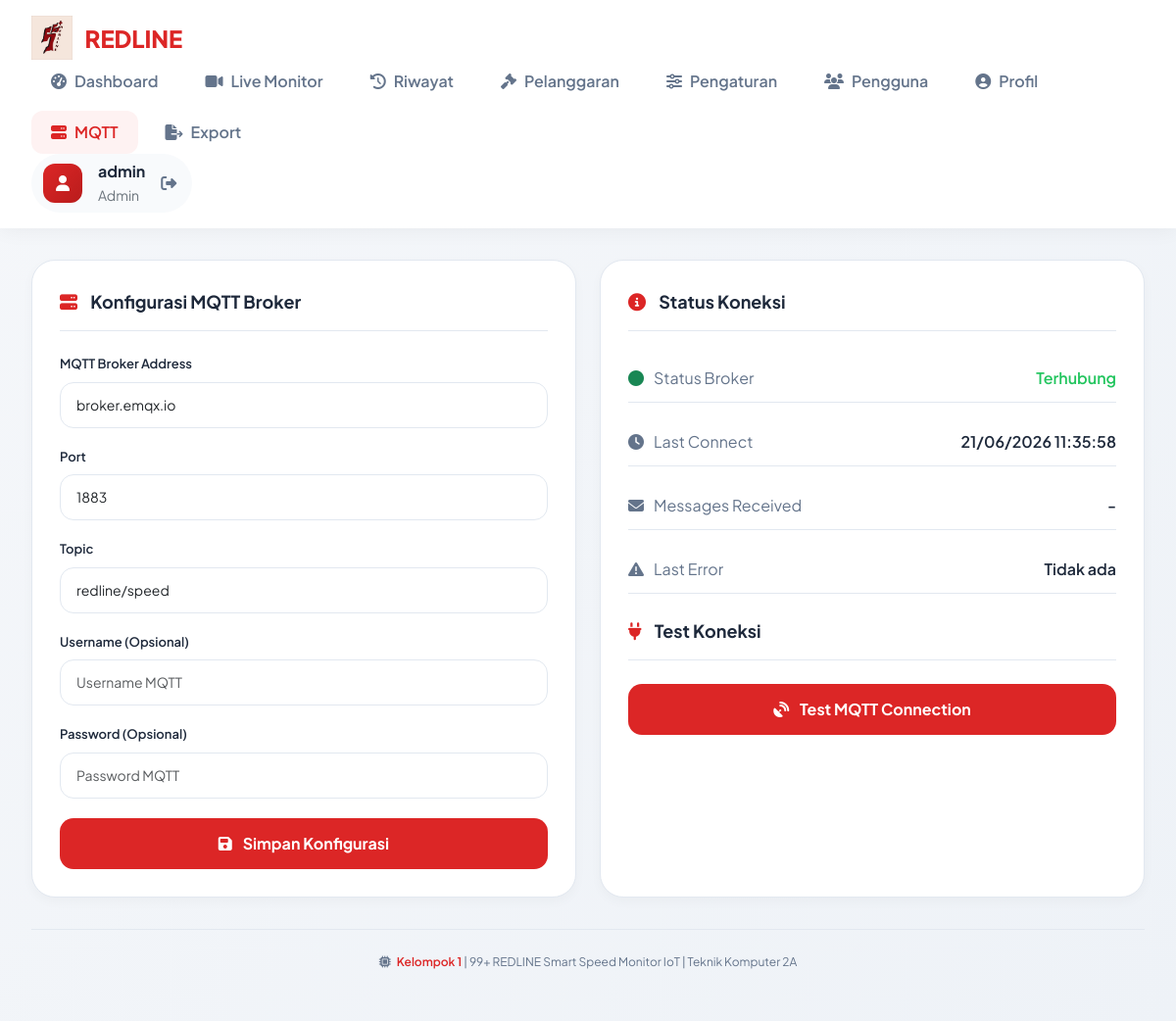
Screenshot of /pages/mqtt_config.php (signed in) with the database file from the repository.
### tables this page shows
CREATE TABLE `mqtt_config` (
  `id` int(11) NOT NULL AUTO_INCREMENT,
  `broker` varchar(150) DEFAULT 'broker.emqx.io',
  `port` int(11) DEFAULT 1883,
  `topic` varchar(100) DEFAULT 'redline/speed',
  `username` varchar(100) DEFAULT NULL,
  `password` varchar(100) DEFAULT NULL,
  PRIMARY KEY (`id`)
);

### pages/mqtt_config.php (the view, shortened to what this page needs)
<?php
include __DIR__ . '/../config/koneksi.php';
$user = $_SESSION['user'];
try {
    $stmt = $conn->query("SELECT * FROM mqtt_config ORDER BY id DESC LIMIT 1");
    $mqttConfig = $stmt->fetch(PDO::FETCH_ASSOC);
} catch (PDOException $e) {
    $mqttConfig = [
        'broker' => 'broker.emqx.io',
        'port' => 1883,
        'topic' => 'redline/speed',
        'username' => '',
        'password' => ''
    ];
}
?>
<!DOCTYPE html>
<html lang="id">
<head>
    <link href="https://cdn.jsdelivr.net/npm/bootstrap@5.3.0/dist/css/bootstrap.min.css" rel="stylesheet">
    <link rel="stylesheet" href="https://cdnjs.cloudflare.com/ajax/libs/font-awesome/6.4.0/css/all.min.css">
</head>
<body>
<nav class="navbar-top">
    <a href="dashboard.php" class="navbar-brand">
        <img src="../images/99+ REDLINE LOGO - ORI.png" alt="REDLINE" id="logoImg">
        <span class="logo-text">REDLINE</span>
    </a>
    <div class="navbar-menu">
        <a href="dashboard.php" class="nav-item"><i class="fas fa-tachometer-alt"></i> Dashboard</a>
        <a href="live-monitor.php" class="nav-item"><i class="fas fa-video"></i> Live Monitor</a>
        <a href="riwayat.php" class="nav-item"><i class="fas fa-history"></i> Riwayat</a>
        <a href="pelanggaran.php" class="nav-item"><i class="fas fa-gavel"></i> Pelanggaran</a>
        <a href="pengaturan.php" class="nav-item"><i class="fas fa-sliders-h"></i> Pengaturan</a>
        <a href="pengguna.php" class="nav-item"><i class="fas fa-users"></i> Pengguna</a>
        <a href="profile.php" class="nav-item"><i class="fas fa-user-circle"></i> Profil</a>
        <a href="mqtt-config.php" class="nav-item active"><i class="fas fa-server"></i> MQTT</a>
        <a href="export.php" class="nav-item"><i class="fas fa-file-export"></i> Export</a>
    </div>
    <div class="user-info">
        <div class="user-avatar"><i class="fas fa-user"></i></div>
        <div>
            <div class="fw-bold" id="userName"><?php echo htmlspecialchars($user['username']); ?></div>
            <small class="text-secondary" id="userRole"><?php echo htmlspecialchars(ucfirst($user['role'] ?? 'User')); ?></small>
        </div>
        <a href="logout.php" class="logout-btn">
            <i class="fas fa-sign-out-alt"></i>
        </a>
    </div>
</nav>
<div class="container-fluid">
    <div class="row g-4">
        <div class="col-lg-6">
            <div class="card-modern">
                <div class="card-title">
                    <i class="fas fa-server"></i> Konfigurasi MQTT Broker
                </div>
                <form id="mqttForm">
                    <div class="form-group">
                        <label class="form-label">MQTT Broker Address</label>
                        <input type="text" class="form-control" id="broker" value="<?php echo htmlspecialchars($mqttConfig['broker'] ?? 'broker.emqx.io'); ?>" placeholder="misal: broker.emqx.io">
                    </div>
                    <div class="form-group">
                        <label class="form-label">Port</label>
                        <input type="number" class="form-control" id="port" value="<?php echo htmlspecialchars($mqttConfig['port'] ?? 1883); ?>" placeholder="1883">
                    </div>
                    <div class="form-group">
                        <label class="form-label">Topic</label>
                        <input type="text" class="form-control" id="topic" value="<?php echo htmlspecialchars($mqttConfig['topic'] ?? 'redline/speed'); ?>" placeholder="redline/speed">
                    </div>
                    <div class="form-group">
                        <label class="form-label">Username (Opsional)</label>
                        <input type="text" class="form-control" id="mqttUsername" value="<?php echo htmlspecialchars($mqttConfig['username'] ?? ''); ?>" placeholder="Username MQTT">
                    </div>
                    <div class="form-group">
                        <label class="form-label">Password (Opsional)</label>
                        <input type="password" class="form-control" id="mqttPassword" value="<?php echo htmlspecialchars($mqttConfig['password'] ?? ''); ?>" placeholder="Password MQTT">
                    </div>
                    <button type="submit" class="btn-primary-custom">
                        <i class="fas fa-save me-2"></i> Simpan Konfigurasi
                    </button>
                </form>
            </div>
        </div>
        <div class="col-lg-6">
            <div class="card-modern">
                <div class="card-title">
                    <i class="fas fa-info-circle"></i> Status Koneksi
                </div>
                <div class="info-list">
                    <div class="info-item">
                        <div class="info-label">
                            <i class="fas fa-circle text-success"></i> Status Broker
                        </div>
                        <div class="info-value online">Terhubung</div>
                    </div>
                    <div class="info-item">
                        <div class="info-label">
                            <i class="fas fa-clock"></i> Last Connect
                        </div>
                        <div class="info-value"><?php echo date('d/m/Y H:i:s'); ?></div>
                    </div>
                    <div class="info-item">
                        <div class="info-label">
                            <i class="fas fa-envelope"></i> Messages Received
                        </div>
                        <div class="info-value">-</div>
                    </div>
                    <div class="info-item">
                        <div class="info-label">
                            <i class="fas fa-exclamation-triangle"></i> Last Error
                        </div>
                        <div class="info-value">Tidak ada</div>
                    </div>
                </div>
                <div class="card-title mt-4">
                    <i class="fas fa-plug"></i> Test Koneksi
                </div>
                <button class="btn-primary-custom" onclick="testConnection()">
                    <i class="fas fa-satellite-dish me-2"></i> Test MQTT Connection
                </button>
            </div>
        </div>
    </div>
    <div class="footer">
        <i class="fas fa-microchip me-1"></i> <span>Kelompok 1</span> | 99+ REDLINE Smart Speed Monitor IoT | Teknik Komputer 2A
    </div>
</div>
</body>
</html>

### pages/mqtt_config.php (style rules this page uses)
* { margin: 0; padding: 0; box-sizing: border-box; }
body { font-family: 'Plus Jakarta Sans', sans-serif; background: linear-gradient(135deg, #f5f7fa 0%, #eef2f7 100%); color: #1e293b; }
.navbar-top { background: white; box-shadow: 0 2px 20px rgba(0,0,0,0.05); padding: 16px 32px; position: sticky; top: 0; z-index: 1000; display: flex; justify-content: space-between; align-items: center; flex-wrap: wrap; }
.navbar-brand { display: flex; align-items: center; gap: 12px; text-decoration: none; }
.navbar-brand img { height: 45px; width: auto; }
.navbar-brand .logo-text { font-size: 24px; font-weight: 800; color: #dc2626; }
.navbar-menu { display: flex; gap: 8px; align-items: center; flex-wrap: wrap; }
.nav-item { display: flex; align-items: center; gap: 8px; padding: 10px 20px; border-radius: 12px; color: #64748b; text-decoration: none; font-weight: 600; transition: all 0.3s; }
.nav-item:hover, .nav-item.active { background: #fef2f2; color: #dc2626; }
.user-info { display: flex; align-items: center; gap: 16px; background: #f8fafc; padding: 6px 16px 6px 12px; border-radius: 40px; }
.user-avatar { width: 40px; height: 40px; background: linear-gradient(135deg, #dc2626, #b91c1c); border-radius: 12px; display: flex; align-items: center; justify-content: center; color: white; }
.logout-btn { color: #64748b; transition: 0.3s; }
.container-fluid { padding: 32px; max-width: 1400px; margin: 0 auto; }
.card-modern { background: white; border-radius: 24px; padding: 28px; border: 1px solid #e2e8f0; box-shadow: 0 4px 12px rgba(0,0,0,0.03); height: 100%; }
.card-title { font-size: 18px; font-weight: 700; margin-bottom: 24px; padding-bottom: 16px; border-bottom: 1px solid #e2e8f0; }
.card-title i { color: #dc2626; margin-right: 10px; }
.form-group { margin-bottom: 20px; }
.form-label { font-size: 13px; font-weight: 600; color: #1e293b; margin-bottom: 8px; display: block; }
.form-control, .form-select { width: 100%; padding: 12px 16px; border: 1px solid #e2e8f0; border-radius: 14px; font-size: 14px; transition: all 0.3s; }
.btn-primary-custom { background: #dc2626; color: white; border: none; padding: 14px 24px; border-radius: 14px; font-weight: 700; width: 100%; transition: all 0.3s; }
.info-list { display: flex; flex-direction: column; gap: 16px; }
.info-item { display: flex; justify-content: space-between; align-items: center; padding: 12px 0; border-bottom: 1px solid #e2e8f0; }
.info-label { display: flex; align-items: center; gap: 10px; color: #64748b; }
.info-value { font-weight: 600; }
.info-value.online { color: #22c55e; }
.footer { text-align: center; padding: 24px; margin-top: 32px; font-size: 12px; color: #64748b; border-top: 1px solid #e2e8f0; }
.footer span { color: #dc2626; font-weight: 600; }

### rows the page displays
mqtt_config: broker "broker.emqx.io", port "1883", topic "redline/speed"

### other values shown
$user['username'] "admin"
$user['role'] "Admin"
